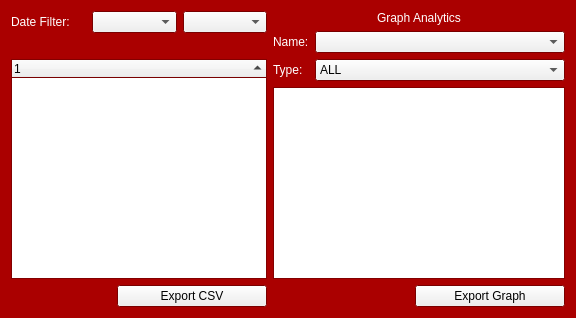
      <widget class="QWidget" name="pub_tab">
       <property name="palette">
        <palette>
         <active>
          <colorrole role="Base">
           <brush brushstyle="SolidPattern">
            <color alpha="255">
             <red>255</red>
             <green>255</green>
             <blue>255</blue>
            </color>
           </brush>
          </colorrole>
          <colorrole role="Window">
           <brush brushstyle="SolidPattern">
            <color alpha="255">
             <red>170</red>
             <green>0</green>
             <blue>0</blue>
            </color>
           </brush>
          </colorrole>
         </active>
         <inactive>
          <colorrole role="Base">
           <brush brushstyle="SolidPattern">
            <color alpha="255">
             <red>255</red>
             <green>255</green>
             <blue>255</blue>
            </color>
           </brush>
          </colorrole>
          <colorrole role="Window">
           <brush brushstyle="SolidPattern">
            <color alpha="255">
             <red>170</red>
             <green>0</green>
             <blue>0</blue>
            </color>
           </brush>
          </colorrole>
         </inactive>
         <disabled>
          <colorrole role="Base">
           <brush brushstyle="SolidPattern">
            <color alpha="255">
             <red>170</red>
             <green>0</green>
             <blue>0</blue>
            </color>
           </brush>
          </colorrole>
          <colorrole role="Window">
           <brush brushstyle="SolidPattern">
            <color alpha="255">
             <red>170</red>
             <green>0</green>
             <blue>0</blue>
            </color>
           </brush>
          </colorrole>
         </disabled>
        </palette>
       </property>
       <property name="autoFillBackground">
        <bool>true</bool>
       </property>
       <attribute name="title">
        <string>PUBLICATIONS</string>
       </attribute>
       <layout class="QGridLayout" name="gridLayout_3">
        <item row="0" column="0">
         <layout class="QVBoxLayout" name="verticalLayout_2">
          <item>
           <layout class="QHBoxLayout" name="horizontalLayout">
            <item>
             <widget class="QLabel" name="date_filter_lbl_pub">
              <property name="minimumSize">
               <size>
                <width>75</width>
                <height>0</height>
               </size>
              </property>
              <property name="maximumSize">
               <size>
                <width>75</width>
                <height>16777215</height>
               </size>
              </property>
              <property name="palette">
               <palette>
                <active>
                 <colorrole role="WindowText">
                  <brush brushstyle="SolidPattern">
                   <color alpha="255">
                    <red>255</red>
                    <green>255</green>
                    <blue>255</blue>
                   </color>
                  </brush>
                 </colorrole>
                </active>
                <inactive>
                 <colorrole role="WindowText">
                  <brush brushstyle="SolidPattern">
                   <color alpha="255">
                    <red>255</red>
                    <green>255</green>
                    <blue>255</blue>
                   </color>
                  </brush>
                 </colorrole>
                </inactive>
                <disabled>
                 <colorrole role="WindowText">
                  <brush brushstyle="SolidPattern">
                   <color alpha="255">
                    <red>120</red>
                    <green>120</green>
                    <blue>120</blue>
                   </color>
                  </brush>
                 </colorrole>
                </disabled>
               </palette>
              </property>
              <property name="text">
               <string>Date Filter:</string>
              </property>
             </widget>
            </item>
            <item>
             <widget class="QComboBox" name="start_date_combo_pub"/>
            </item>
            <item>
             <widget class="QComboBox" name="end_date_combo_pub">
              <property name="minimumSize">
               <size>
                <width>0</width>
                <height>0</height>
               </size>
              </property>
             </widget>
            </item>
           </layout>
          </item>
          <item>
           <widget class="QLabel" name="domain_lbl_pub">
            <property name="palette">
             <palette>
              <active>
               <colorrole role="WindowText">
                <brush brushstyle="SolidPattern">
                 <color alpha="255">
                  <red>255</red>
                  <green>255</green>
                  <blue>255</blue>
                 </color>
                </brush>
               </colorrole>
              </active>
              <inactive>
               <colorrole role="WindowText">
                <brush brushstyle="SolidPattern">
                 <color alpha="255">
                  <red>255</red>
                  <green>255</green>
                  <blue>255</blue>
                 </color>
                </brush>
               </colorrole>
              </inactive>
              <disabled>
               <colorrole role="WindowText">
                <brush brushstyle="SolidPattern">
                 <color alpha="255">
                  <red>120</red>
                  <green>120</green>
                  <blue>120</blue>
                 </color>
                </brush>
               </colorrole>
              </disabled>
             </palette>
            </property>
            <property name="text">
             <string/>
            </property>
            <property name="alignment">
             <set>Qt::AlignCenter</set>
            </property>
           </widget>
          </item>
          <item>
           <widget class="QTreeWidget" name="tree_list_pub">
            <property name="sortingEnabled">
             <bool>true</bool>
            </property>
            <column>
             <property name="text">
              <string notr="true">1</string>
             </property>
            </column>
           </widget>
          </item>
         </layout>
        </item>
        <item row="1" column="0">
         <layout class="QHBoxLayout" name="horizontalLayout_11">
          <item>
           <spacer name="horizontalSpacer">
            <property name="orientation">
             <enum>Qt::Horizontal</enum>
            </property>
            <property name="sizeHint" stdset="0">
             <size>
              <width>40</width>
              <height>20</height>
             </size>
            </property>
           </spacer>
          </item>
          <item>
           <widget class="QPushButton" name="btnExportCSVPub">
            <property name="sizePolicy">
             <sizepolicy hsizetype="Fixed" vsizetype="Fixed">
              <horstretch>1</horstretch>
              <verstretch>0</verstretch>
             </sizepolicy>
            </property>
            <property name="minimumSize">
             <size>
              <width>150</width>
              <height>0</height>
             </size>
            </property>
            <property name="text">
             <string>Export CSV</string>
            </property>
           </widget>
          </item>
         </layout>
        </item>
        <item row="0" column="1" rowspan="2">
         <layout class="QVBoxLayout" name="verticalLayout">
          <item>
           <widget class="QLabel" name="graph_lbl_pub">
            <property name="palette">
             <palette>
              <active>
               <colorrole role="WindowText">
                <brush brushstyle="SolidPattern">
                 <color alpha="255">
                  <red>255</red>
                  <green>255</green>
                  <blue>255</blue>
                 </color>
                </brush>
               </colorrole>
              </active>
              <inactive>
               <colorrole role="WindowText">
                <brush brushstyle="SolidPattern">
                 <color alpha="255">
                  <red>255</red>
                  <green>255</green>
                  <blue>255</blue>
                 </color>
                </brush>
               </colorrole>
              </inactive>
              <disabled>
               <colorrole role="WindowText">
                <brush brushstyle="SolidPattern">
                 <color alpha="255">
                  <red>120</red>
                  <green>120</green>
                  <blue>120</blue>
                 </color>
                </brush>
               </colorrole>
              </disabled>
             </palette>
            </property>
            <property name="text">
             <string>Graph Analytics</string>
            </property>
            <property name="alignment">
             <set>Qt::AlignCenter</set>
            </property>
           </widget>
          </item>
          <item>
           <layout class="QHBoxLayout" name="horizontalLayout_14">
            <item>
             <widget class="QLabel" name="name_lbl_pub">
              <property name="maximumSize">
               <size>
                <width>100</width>
                <height>40</height>
               </size>
              </property>
              <property name="palette">
               <palette>
                <active>
                 <colorrole role="WindowText">
                  <brush brushstyle="SolidPattern">
                   <color alpha="255">
                    <red>255</red>
                    <green>255</green>
                    <blue>255</blue>
                   </color>
                  </brush>
                 </colorrole>
                </active>
                <inactive>
                 <colorrole role="WindowText">
                  <brush brushstyle="SolidPattern">
                   <color alpha="255">
                    <red>255</red>
                    <green>255</green>
                    <blue>255</blue>
                   </color>
                  </brush>
                 </colorrole>
                </inactive>
                <disabled>
                 <colorrole role="WindowText">
                  <brush brushstyle="SolidPattern">
                   <color alpha="255">
                    <red>120</red>
                    <green>120</green>
                    <blue>120</blue>
                   </color>
                  </brush>
                 </colorrole>
                </disabled>
               </palette>
              </property>
              <property name="text">
               <string>Name:</string>
              </property>
             </widget>
            </item>
            <item>
             <widget class="QComboBox" name="name_combo_pub">
              <property name="minimumSize">
               <size>
                <width>250</width>
                <height>0</height>
               </size>
              </property>
             </widget>
            </item>
           </layout>
          </item>
          <item>
           <layout class="QHBoxLayout" name="horizontalLayout_13">
            <item>
             <widget class="QLabel" name="type_lbl_pub">
              <property name="maximumSize">
               <size>
                <width>100</width>
                <height>40</height>
               </size>
              </property>
              <property name="palette">
               <palette>
                <active>
                 <colorrole role="WindowText">
                  <brush brushstyle="SolidPattern">
                   <color alpha="255">
                    <red>255</red>
                    <green>255</green>
                    <blue>255</blue>
                   </color>
                  </brush>
                 </colorrole>
                </active>
                <inactive>
                 <colorrole role="WindowText">
                  <brush brushstyle="SolidPattern">
                   <color alpha="255">
                    <red>255</red>
                    <green>255</green>
                    <blue>255</blue>
                   </color>
                  </brush>
                 </colorrole>
                </inactive>
                <disabled>
                 <colorrole role="WindowText">
                  <brush brushstyle="SolidPattern">
                   <color alpha="255">
                    <red>120</red>
                    <green>120</green>
                    <blue>120</blue>
                   </color>
                  </brush>
                 </colorrole>
                </disabled>
               </palette>
              </property>
              <property name="text">
               <string>Type:</string>
              </property>
             </widget>
            </item>
            <item>
             <widget class="QComboBox" name="type_combo_pub">
              <property name="minimumSize">
               <size>
                <width>250</width>
                <height>0</height>
               </size>
              </property>
              <property name="maximumSize">
               <size>
                <width>16777215</width>
                <height>16777215</height>
               </size>
              </property>
              <item>
               <property name="text">
                <string>ALL</string>
               </property>
              </item>
             </widget>
            </item>
           </layout>
          </item>
          <item>
           <widget class="QGraphicsView" name="graph_area_pub">
            <property name="enabled">
             <bool>true</bool>
            </property>
           </widget>
          </item>
          <item>
           <layout class="QHBoxLayout" name="horizontalLayout_25">
            <item>
             <spacer name="horizontalSpacer_8">
              <property name="orientation">
               <enum>Qt::Horizontal</enum>
              </property>
              <property name="sizeHint" stdset="0">
               <size>
                <width>40</width>
                <height>20</height>
               </size>
              </property>
             </spacer>
            </item>
            <item>
             <widget class="QPushButton" name="btnExportGraphPub">
              <property name="minimumSize">
               <size>
                <width>150</width>
                <height>0</height>
               </size>
              </property>
              <property name="text">
               <string>Export Graph</string>
              </property>
             </widget>
            </item>
           </layout>
          </item>
         </layout>
        </item>
       </layout>
      </widget>
